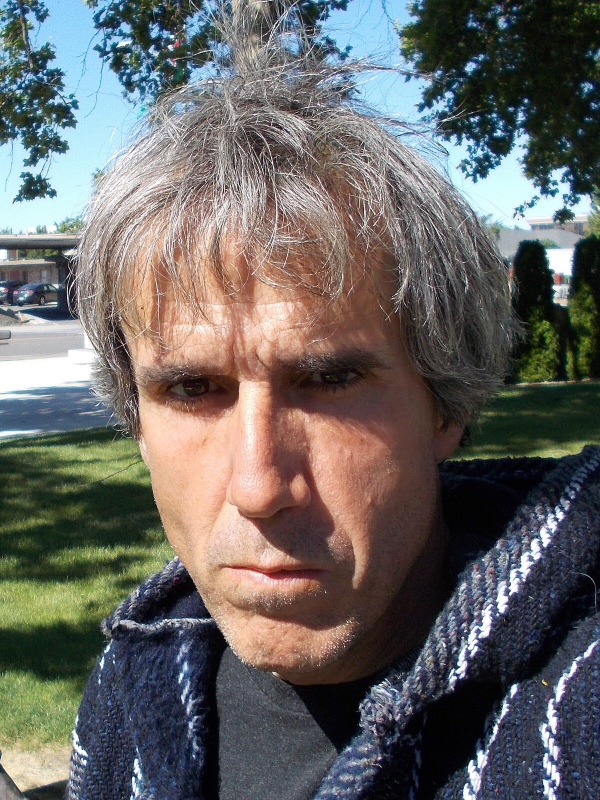
#> input picture FUNr/Terry_A._Davis_in_front_of_Richland_WA_library_(cropped).jpg, 1200 x 1600 px (shown at 1/2 size)
$ python debug_fixed.py
#> lines starting #> are read from the running program, lines starting #| are printed output that depends on the picture
#!/usr/bin/env python3
"""Debug the fixed ASCII converter"""

from PIL import Image, ImageEnhance
import numpy as np

def debug_fixed_conversion(image_path):
    print(f"Debugging fixed conversion for: {image_path}")

    # Open and process image
    img = Image.open(image_path)
#> img is the input picture: PIL image 1200x1600 RGB; mean R, G, B 103.7, 102.1, 99.8
    img = img.convert('L')  # Convert to grayscale
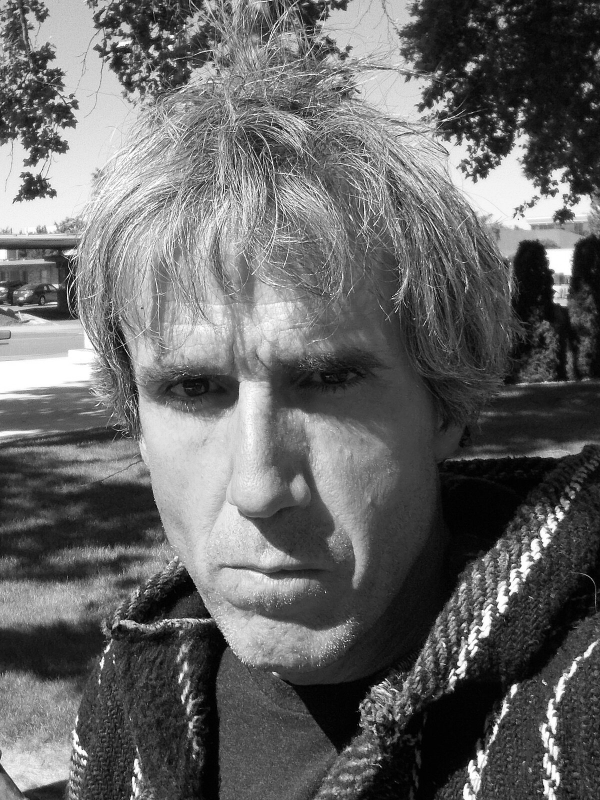
#> img: PIL image 1200x1600 L (shown at 1/2 size); min 0, max 255, mean 102.3

    print(f"Original image range: {np.array(img).min()} to {np.array(img).max()}")
#| Original image range: 0 to 255

    # Enhance contrast
    enhancer = ImageEnhance.Contrast(img)
    img = enhancer.enhance(1.5)
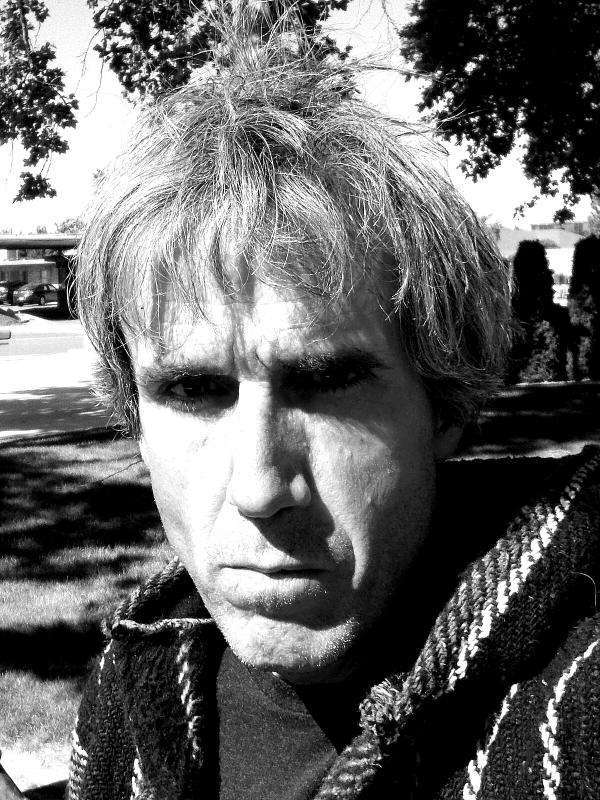
#> img: PIL image 1200x1600 L (shown at 1/2 size); min 0, max 255, mean 102.8

    print(f"After contrast enhancement: {np.array(img).min()} to {np.array(img).max()}")
#| After contrast enhancement: 0 to 255

    # Resize to small size for debugging
    img = img.resize((20, 15))

    # Convert to numpy array
    pixels = np.array(img, dtype=np.float64)

    print(f"Resized image range: {pixels.min()} to {pixels.max()}")
#| Resized image range: 0.0 to 255.0

    # Apply the normalization
    pixels_min = pixels.min()
#> pixels_min = 0
    pixels_max = pixels.max()
#> pixels_max = 255
    if pixels_max > pixels_min:
        pixels_normalized = (pixels - pixels_min) * 255 / (pixels_max - pixels_min)
        print(f"After normalization: {pixels_normalized.min()} to {pixels_normalized.max()}")
#| After normalization: 0.0 to 255.0
    else:
        pixels_normalized = pixels
        print("No normalization applied (min == max)")

    # Test character mapping
    chars = '@%#*+=-:. '
    char_indices = (pixels_normalized * (len(chars) - 1) / 255).astype(int)
    char_indices = np.clip(char_indices, 0, len(chars) - 1)

    print(f"Character indices range: {char_indices.min()} to {char_indices.max()}")
#| Character indices range: 0 to 9
    print(f"Unique character indices: {np.unique(char_indices)}")
#| Unique character indices: [0 1 2 3 4 5 6 7 8 9]

    print("\nFirst few rows of character indices:")
    print(char_indices[:3])
#| [[3 6 8 5 2 2 3 5 4 4 3 7 8 5 0 0 0 0 0 0]
#|  [3 3 7 7 4 3 4 5 5 4 4 6 8 7 2 0 0 0 0 0]
#|  [4 3 7 9 8 7 5 4 3 4 4 4 6 7 6 3 2 2 0 0]]

    print("\nActual ASCII output (first 3 lines):")
    for i in range(3):
        line = ''.join(chars[j] for j in char_indices[i])
        print(repr(line))
#> this loop made 3 passes

if __name__ == "__main__":
    debug_fixed_conversion("Terry_A._Davis_in_front_of_Richland_WA_library_(cropped).jpg")
